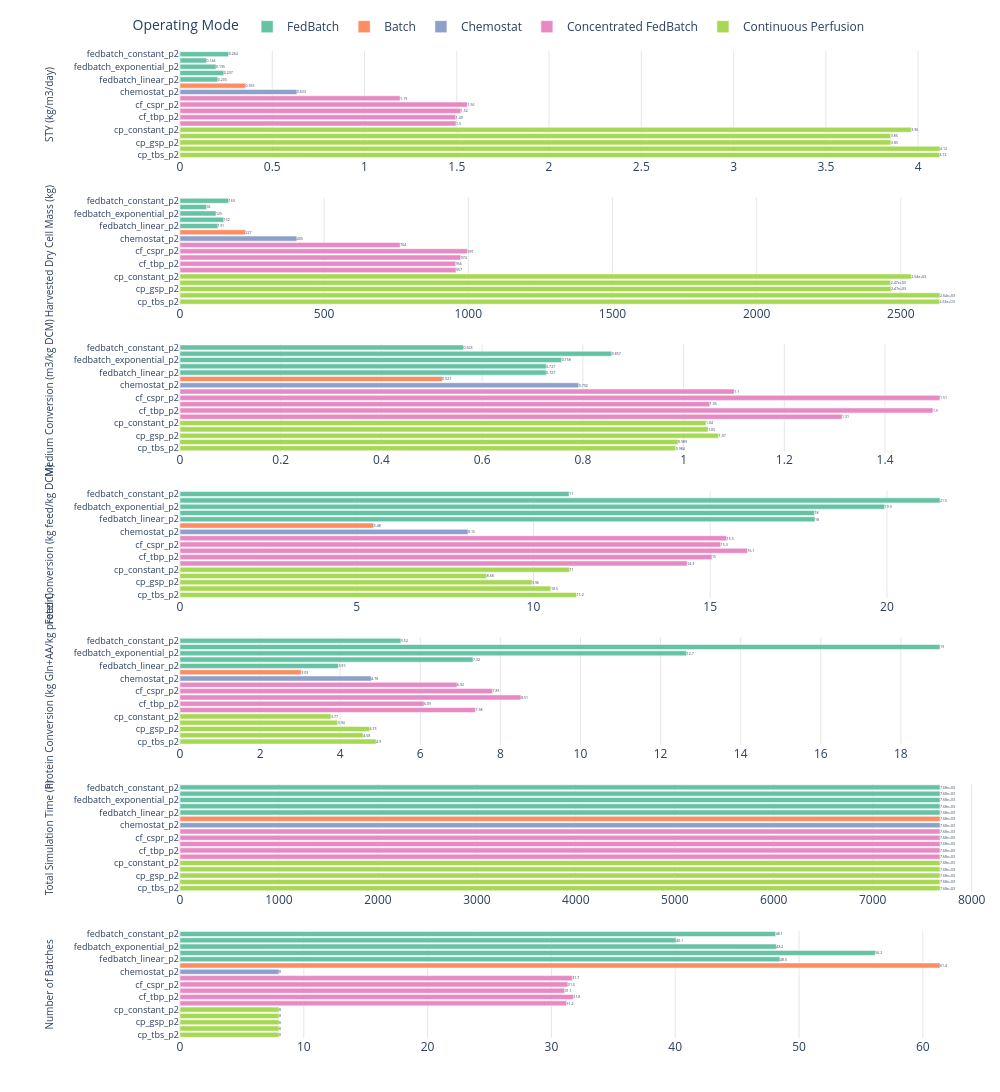

Notebook cell for this chart:
### Markdown cell above
### 4.2 Horizontal KPI bar charts

### Code cell
# Alternative horizontal orientation for better label readability (if labels are long)
import plotly.graph_objects as go
from plotly.subplots import make_subplots

if "plot_cols" not in globals() or not plot_cols:
    raise ValueError("No KPI columns available to plot.")

n_plots = len(plot_cols)
fig = make_subplots(
    rows=n_plots,
    cols=1,
    shared_xaxes=False,
    shared_yaxes=False,
    vertical_spacing=0.04,
)

for row, col in enumerate(plot_cols, start=1):
    for mode in mode_order:
        sub = plot_data_ordered.loc[plot_data_ordered["mode"] == mode, ["short_label", col]].copy()
        sub[col] = sub[col].astype(float)

        fig.add_trace(
            go.Bar(
                x=sub[col],
                y=sub["short_label"],
                orientation="h",
                name=mode,
                marker_color=mode_colors[mode],
                text=[f"{v:.3g}" for v in sub[col]],
                textposition="outside",
                cliponaxis=False,
                showlegend=(row == 1),
                hovertemplate=(
                    "<b>%{y}</b><br>"
                    + f"{KPI_LABELS_MAIN[col]}: "
                    + "%{x:.4g}<br>"
                    + f"Mode: {mode}<extra></extra>"
                ),
            ),
            row=row,
            col=1,
        )

    fig.update_xaxes(
        title_text="",
        row=row,
        col=1,
        showgrid=True,
        gridcolor="rgba(0,0,0,0.10)",
    )
    fig.update_yaxes(
        title_text=KPI_LABELS_MAIN[col],
        title_standoff=18,
        row=row,
        col=1,
        categoryorder="array",
        categoryarray=category_order_horizontal,
        automargin=True,
        tickfont=dict(size=9),
        title_font=dict(size=10),
    )

fig.update_layout(
    height=max(480, 200 * n_plots + 20 * len(plot_data_ordered)),
    width=1000,
    bargap=0.2,
    legend_title_text="Operating Mode",
    legend=dict(
        orientation="h",
        yanchor="bottom",
        y=1.01,
        xanchor="center",
        x=0.4,
    ),
    margin=dict(l=180, r=20, t=20, b=20),
    template="plotly_white",
)

fig.show()

### Figure 1 — Plotly figure (JSON) as saved in the notebook; plotly's stock layout.template omitted (floating-point values rounded to 4 significant figures)
{"data": [{"cliponaxis": false, "hovertemplate": "<b>%{y}</b><br>STY (kg/m3/day): %{x:.4g}<br>Mode: FedBatch<extra></extra>", "marker": {"color": "rgb(102,194,165)"}, "name": "FedBatch", "orientation": "h", "showlegend": true, "text": ["0.264", "0.144", "0.195", "0.237", "0.205"], "textposition": "outside", "type": "bar", "x": [0.2641, 0.1437, 0.1953, 0.2374, 0.2051], "xaxis": "x", "y": ["fedbatch_constant_p2", "fedbatch_csfr_p2", "fedbatch_exponential_p2", "fedbatch_gsp_p2", "fedbatch_linear_p2"], "yaxis": "y"}, {"cliponaxis": false, "hovertemplate": "<b>%{y}</b><br>STY (kg/m3/day): %{x:.4g}<br>Mode: Batch<extra></extra>", "marker": {"color": "rgb(252,141,98)"}, "name": "Batch", "orientation": "h", "showlegend": true, "text": ["0.355"], "textposition": "outside", "type": "bar", "x": [0.3553], "xaxis": "x", "y": ["batch_p2"], "yaxis": "y"}, {"cliponaxis": false, "hovertemplate": "<b>%{y}</b><br>STY (kg/m3/day): %{x:.4g}<br>Mode: Chemostat<extra></extra>", "marker": {"color": "rgb(141,160,203)"}, "name": "Chemostat", "orientation": "h", "showlegend": true, "text": ["0.633"], "textposition": "outside", "type": "bar", "x": [0.6333], "xaxis": "x", "y": ["chemostat_p2"], "yaxis": "y"}, {"cliponaxis": false, "hovertemplate": "<b>%{y}</b><br>STY (kg/m3/day): %{x:.4g}<br>Mode: Concentrated FedBatch<extra></extra>", "marker": {"color": "rgb(231,138,195)"}, "name": "Concentrated FedBatch", "orientation": "h", "showlegend": true, "text": ["1.19", "1.56", "1.52", "1.49", "1.5"], "textposition": "outside", "type": "bar", "x": [1.193, 1.558, 1.522, 1.494, 1.496], "xaxis": "x", "y": ["cf_constant_p2", "cf_cspr_p2", "cf_gsp_p2", "cf_tbp_p2", "cf_tbs_p2"], "yaxis": "y"}, {"cliponaxis": false, "hovertemplate": "<b>%{y}</b><br>STY (kg/m3/day): %{x:.4g}<br>Mode: Continuous Perfusion<extra></extra>", "marker": {"color": "rgb(166,216,84)"}, "name": "Continuous Perfusion", "orientation": "h", "showlegend": true, "text": ["3.96", "3.85", "3.85", "4.12", "4.12"], "textposition": "outside", "type": "bar", "x": [3.962, 3.852, 3.853, 4.119, 4.116], "xaxis": "x", "y": ["cp_constant_p2", "cp_cspr_p2", "cp_gsp_p2", "cp_tbp_p2", "cp_tbs_p2"], "yaxis": "y"}, {"cliponaxis": false, "hovertemplate": "<b>%{y}</b><br>Harvested Dry Cell Mass (kg): %{x:.4g}<br>Mode: FedBatch<extra></extra>", "marker": {"color": "rgb(102,194,165)"}, "name": "FedBatch", "orientation": "h", "showlegend": false, "text": ["169", "92", "125", "152", "131"], "textposition": "outside", "type": "bar", "x": [169.0, 91.98, 125.0, 151.9, 131.2], "xaxis": "x2", "y": ["fedbatch_constant_p2", "fedbatch_csfr_p2", "fedbatch_exponential_p2", "fedbatch_gsp_p2", "fedbatch_linear_p2"], "yaxis": "y2"}, {"cliponaxis": false, "hovertemplate": "<b>%{y}</b><br>Harvested Dry Cell Mass (kg): %{x:.4g}<br>Mode: Batch<extra></extra>", "marker": {"color": "rgb(252,141,98)"}, "name": "Batch", "orientation": "h", "showlegend": false, "text": ["227"], "textposition": "outside", "type": "bar", "x": [227.4], "xaxis": "x2", "y": ["batch_p2"], "yaxis": "y2"}, {"cliponaxis": false, "hovertemplate": "<b>%{y}</b><br>Harvested Dry Cell Mass (kg): %{x:.4g}<br>Mode: Chemostat<extra></extra>", "marker": {"color": "rgb(141,160,203)"}, "name": "Chemostat", "orientation": "h", "showlegend": false, "text": ["405"], "textposition": "outside", "type": "bar", "x": [405.3], "xaxis": "x2", "y": ["chemostat_p2"], "yaxis": "y2"}, {"cliponaxis": false, "hovertemplate": "<b>%{y}</b><br>Harvested Dry Cell Mass (kg): %{x:.4g}<br>Mode: Concentrated FedBatch<extra></extra>", "marker": {"color": "rgb(231,138,195)"}, "name": "Concentrated FedBatch", "orientation": "h", "showlegend": false, "text": ["764", "997", "974", "956", "957"], "textposition": "outside", "type": "bar", "x": [763.7, 997.0, 973.9, 956.4, 957.4], "xaxis": "x2", "y": ["cf_constant_p2", "cf_cspr_p2", "cf_gsp_p2", "cf_tbp_p2", "cf_tbs_p2"], "yaxis": "y2"}, {"cliponaxis": false, "hovertemplate": "<b>%{y}</b><br>Harvested Dry Cell Mass (kg): %{x:.4g}<br>Mode: Continuous Perfusion<extra></extra>", "marker": {"color": "rgb(166,216,84)"}, "name": "Continuous Perfusion", "orientation": "h", "showlegend": false, "text": ["2.54e+03", "2.47e+03", "2.47e+03", "2.64e+03", "2.63e+03"], "textposition": "outside", "type": "bar", "x": [2536.0, 2465.0, 2466.0, 2636.0, 2634.0], "xaxis": "x2", "y": ["cp_constant_p2", "cp_cspr_p2", "cp_gsp_p2", "cp_tbp_p2", "cp_tbs_p2"], "yaxis": "y2"}, {"cliponaxis": false, "hovertemplate": "<b>%{y}</b><br>Medium Conversion (m3/kg DCM): %{x:.4g}<br>Mode: FedBatch<extra></extra>", "marker": {"color": "rgb(102,194,165)"}, "name": "FedBatch", "orientation": "h", "showlegend": false, "text": ["0.563", "0.857", "0.758", "0.727", "0.727"], "textposition": "outside", "type": "bar", "x": [0.563, 0.8573, 0.7578, 0.727, 0.7272], "xaxis": "x3", "y": ["fedbatch_constant_p2", "fedbatch_csfr_p2", "fedbatch_exponential_p2", "fedbatch_gsp_p2", "fedbatch_linear_p2"], "yaxis": "y3"}, {"cliponaxis": false, "hovertemplate": "<b>%{y}</b><br>Medium Conversion (m3/kg DCM): %{x:.4g}<br>Mode: Batch<extra></extra>", "marker": {"color": "rgb(252,141,98)"}, "name": "Batch", "orientation": "h", "showlegend": false, "text": ["0.521"], "textposition": "outside", "type": "bar", "x": [0.521], "xaxis": "x3", "y": ["batch_p2"], "yaxis": "y3"}, {"cliponaxis": false, "hovertemplate": "<b>%{y}</b><br>Medium Conversion (m3/kg DCM): %{x:.4g}<br>Mode: Chemostat<extra></extra>", "marker": {"color": "rgb(141,160,203)"}, "name": "Chemostat", "orientation": "h", "showlegend": false, "text": ["0.792"], "textposition": "outside", "type": "bar", "x": [0.7918], "xaxis": "x3", "y": ["chemostat_p2"], "yaxis": "y3"}, {"cliponaxis": false, "hovertemplate": "<b>%{y}</b><br>Medium Conversion (m3/kg DCM): %{x:.4g}<br>Mode: Concentrated FedBatch<extra></extra>", "marker": {"color": "rgb(231,138,195)"}, "name": "Concentrated FedBatch", "orientation": "h", "showlegend": false, "text": ["1.1", "1.51", "1.05", "1.5", "1.31"], "textposition": "outside", "type": "bar", "x": [1.101, 1.509, 1.052, 1.495, 1.315], "xaxis": "x3", "y": ["cf_constant_p2", "cf_cspr_p2", "cf_gsp_p2", "cf_tbp_p2", "cf_tbs_p2"], "yaxis": "y3"}, {"cliponaxis": false, "hovertemplate": "<b>%{y}</b><br>Medium Conversion (m3/kg DCM): %{x:.4g}<br>Mode: Continuous Perfusion<extra></extra>", "marker": {"color": "rgb(166,216,84)"}, "name": "Continuous Perfusion", "orientation": "h", "showlegend": false, "text": ["1.04", "1.05", "1.07", "0.989", "0.984"], "textposition": "outside", "type": "bar", "x": [1.045, 1.049, 1.07, 0.989, 0.9842], "xaxis": "x3", "y": ["cp_constant_p2", "cp_cspr_p2", "cp_gsp_p2", "cp_tbp_p2", "cp_tbs_p2"], "yaxis": "y3"}, {"cliponaxis": false, "hovertemplate": "<b>%{y}</b><br>Feed Conversion (kg feed/kg DCM): %{x:.4g}<br>Mode: FedBatch<extra></extra>", "marker": {"color": "rgb(102,194,165)"}, "name": "FedBatch", "orientation": "h", "showlegend": false, "text": ["11", "21.5", "19.9", "18", "18"], "textposition": "outside", "type": "bar", "x": [11.01, 21.5, 19.94, 17.95, 17.97], "xaxis": "x4", "y": ["fedbatch_constant_p2", "fedbatch_csfr_p2", "fedbatch_exponential_p2", "fedbatch_gsp_p2", "fedbatch_linear_p2"], "yaxis": "y4"}, {"cliponaxis": false, "hovertemplate": "<b>%{y}</b><br>Feed Conversion (kg feed/kg DCM): %{x:.4g}<br>Mode: Batch<extra></extra>", "marker": {"color": "rgb(252,141,98)"}, "name": "Batch", "orientation": "h", "showlegend": false, "text": ["5.48"], "textposition": "outside", "type": "bar", "x": [5.48], "xaxis": "x4", "y": ["batch_p2"], "yaxis": "y4"}, {"cliponaxis": false, "hovertemplate": "<b>%{y}</b><br>Feed Conversion (kg feed/kg DCM): %{x:.4g}<br>Mode: Chemostat<extra></extra>", "marker": {"color": "rgb(141,160,203)"}, "name": "Chemostat", "orientation": "h", "showlegend": false, "text": ["8.15"], "textposition": "outside", "type": "bar", "x": [8.147], "xaxis": "x4", "y": ["chemostat_p2"], "yaxis": "y4"}, {"cliponaxis": false, "hovertemplate": "<b>%{y}</b><br>Feed Conversion (kg feed/kg DCM): %{x:.4g}<br>Mode: Concentrated FedBatch<extra></extra>", "marker": {"color": "rgb(231,138,195)"}, "name": "Concentrated FedBatch", "orientation": "h", "showlegend": false, "text": ["15.5", "15.3", "16.1", "15", "14.3"], "textposition": "outside", "type": "bar", "x": [15.47, 15.3, 16.05, 15.05, 14.35], "xaxis": "x4", "y": ["cf_constant_p2", "cf_cspr_p2", "cf_gsp_p2", "cf_tbp_p2", "cf_tbs_p2"], "yaxis": "y4"}, {"cliponaxis": false, "hovertemplate": "<b>%{y}</b><br>Feed Conversion (kg feed/kg DCM): %{x:.4g}<br>Mode: Continuous Perfusion<extra></extra>", "marker": {"color": "rgb(166,216,84)"}, "name": "Continuous Perfusion", "orientation": "h", "showlegend": false, "text": ["11", "8.68", "9.96", "10.5", "11.2"], "textposition": "outside", "type": "bar", "x": [11.03, 8.677, 9.959, 10.49, 11.22], "xaxis": "x4", "y": ["cp_constant_p2", "cp_cspr_p2", "cp_gsp_p2", "cp_tbp_p2", "cp_tbs_p2"], "yaxis": "y4"}, {"cliponaxis": false, "hovertemplate": "<b>%{y}</b><br>Protein Conversion (kg Gln+AA/kg protein): %{x:.4g}<br>Mode: FedBatch<extra></extra>", "marker": {"color": "rgb(102,194,165)"}, "name": "FedBatch", "orientation": "h", "showlegend": false, "text": ["5.52", "19", "12.7", "7.32", "3.95"], "textposition": "outside", "type": "bar", "x": [5.516, 18.98, 12.65, 7.316, 3.955], "xaxis": "x5", "y": ["fedbatch_constant_p2", "fedbatch_csfr_p2", "fedbatch_exponential_p2", "fedbatch_gsp_p2", "fedbatch_linear_p2"], "yaxis": "y5"}, {"cliponaxis": false, "hovertemplate": "<b>%{y}</b><br>Protein Conversion (kg Gln+AA/kg protein): %{x:.4g}<br>Mode: Batch<extra></extra>", "marker": {"color": "rgb(252,141,98)"}, "name": "Batch", "orientation": "h", "showlegend": false, "text": ["3.03"], "textposition": "outside", "type": "bar", "x": [3.026], "xaxis": "x5", "y": ["batch_p2"], "yaxis": "y5"}, {"cliponaxis": false, "hovertemplate": "<b>%{y}</b><br>Protein Conversion (kg Gln+AA/kg protein): %{x:.4g}<br>Mode: Chemostat<extra></extra>", "marker": {"color": "rgb(141,160,203)"}, "name": "Chemostat", "orientation": "h", "showlegend": false, "text": ["4.78"], "textposition": "outside", "type": "bar", "x": [4.777], "xaxis": "x5", "y": ["chemostat_p2"], "yaxis": "y5"}, {"cliponaxis": false, "hovertemplate": "<b>%{y}</b><br>Protein Conversion (kg Gln+AA/kg protein): %{x:.4g}<br>Mode: Concentrated FedBatch<extra></extra>", "marker": {"color": "rgb(231,138,195)"}, "name": "Concentrated FedBatch", "orientation": "h", "showlegend": false, "text": ["6.92", "7.81", "8.51", "6.09", "7.38"], "textposition": "outside", "type": "bar", "x": [6.919, 7.806, 8.514, 6.094, 7.377], "xaxis": "x5", "y": ["cf_constant_p2", "cf_cspr_p2", "cf_gsp_p2", "cf_tbp_p2", "cf_tbs_p2"], "yaxis": "y5"}, {"cliponaxis": false, "hovertemplate": "<b>%{y}</b><br>Protein Conversion (kg Gln+AA/kg protein): %{x:.4g}<br>Mode: Continuous Perfusion<extra></extra>", "marker": {"color": "rgb(166,216,84)"}, "name": "Continuous Perfusion", "orientation": "h", "showlegend": false, "text": ["3.77", "3.94", "4.73", "4.58", "4.9"], "textposition": "outside", "type": "bar", "x": [3.77, 3.937, 4.734, 4.575, 4.897], "xaxis": "x5", "y": ["cp_constant_p2", "cp_cspr_p2", "cp_gsp_p2", "cp_tbp_p2", "cp_tbs_p2"], "yaxis": "y5"}, {"cliponaxis": false, "hovertemplate": "<b>%{y}</b><br>Total Simulation Time (h): %{x:.4g}<br>Mode: FedBatch<extra></extra>", "marker": {"color": "rgb(102,194,165)"}, "name": "FedBatch", "orientation": "h", "showlegend": false, "text": ["7.68e+03", "7.68e+03", "7.68e+03", "7.68e+03", "7.68e+03"], "textposition": "outside", "type": "bar", "x": [7680.0, 7680.0, 7680.0, 7680.0, 7680.0], "xaxis": "x6", "y": ["fedbatch_constant_p2", "fedbatch_csfr_p2", "fedbatch_exponential_p2", "fedbatch_gsp_p2", "fedbatch_linear_p2"], "yaxis": "y6"}, {"cliponaxis": false, "hovertemplate": "<b>%{y}</b><br>Total Simulation Time (h): %{x:.4g}<br>Mode: Batch<extra></extra>", "marker": {"color": "rgb(252,141,98)"}, "name": "Batch", "orientation": "h", "showlegend": false, "text": ["7.68e+03"], "textposition": "outside", "type": "bar", "x": [7680.0], "xaxis": "x6", "y": ["batch_p2"], "yaxis": "y6"}, {"cliponaxis": false, "hovertemplate": "<b>%{y}</b><br>Total Simulation Time (h): %{x:.4g}<br>Mode: Chemostat<extra></extra>", "marker": {"color": "rgb(141,160,203)"}, "name": "Chemostat", "orientation": "h", "showlegend": false, "text": ["7.68e+03"], "textposition": "outside", "type": "bar", "x": [7680.0], "xaxis": "x6", "y": ["chemostat_p2"], "yaxis": "y6"}, {"cliponaxis": false, "hovertemplate": "<b>%{y}</b><br>Total Simulation Time (h): %{x:.4g}<br>Mode: Concentrated FedBatch<extra></extra>", "marker": {"color": "rgb(231,138,195)"}, "name": "Concentrated FedBatch", "orientation": "h", "showlegend": false, "text": ["7.68e+03", "7.68e+03", "7.68e+03", "7.68e+03", "7.68e+03"], "textposition": "outside", "type": "bar", "x": [7680.0, 7680.0, 7680.0, 7680.0, 7680.0], "xaxis": "x6", "y": ["cf_constant_p2", "cf_cspr_p2", "cf_gsp_p2", "cf_tbp_p2", "cf_tbs_p2"], "yaxis": "y6"}, {"cliponaxis": false, "hovertemplate": "<b>%{y}</b><br>Total Simulation Time (h): %{x:.4g}<br>Mode: Continuous Perfusion<extra></extra>", "marker": {"color": "rgb(166,216,84)"}, "name": "Continuous Perfusion", "orientation": "h", "showlegend": false, "text": ["7.68e+03", "7.68e+03", "7.68e+03", "7.68e+03", "7.68e+03"], "textposition": "outside", "type": "bar", "x": [7680.0, 7680.0, 7680.0, 7680.0, 7680.0], "xaxis": "x6", "y": ["cp_constant_p2", "cp_cspr_p2", "cp_gsp_p2", "cp_tbp_p2", "cp_tbs_p2"], "yaxis": "y6"}, {"cliponaxis": false, "hovertemplate": "<b>%{y}</b><br>Number of Batches: %{x:.4g}<br>Mode: FedBatch<extra></extra>", "marker": {"color": "rgb(102,194,165)"}, "name": "FedBatch", "orientation": "h", "showlegend": false, "text": ["48.1", "40.1", "48.2", "56.2", "48.5"], "textposition": "outside", "type": "bar", "x": [48.11, 40.08, 48.17, 56.16, 48.46], "xaxis": "x7", "y": ["fedbatch_constant_p2", "fedbatch_csfr_p2", "fedbatch_exponential_p2", "fedbatch_gsp_p2", "fedbatch_linear_p2"], "yaxis": "y7"}, {"cliponaxis": false, "hovertemplate": "<b>%{y}</b><br>Number of Batches: %{x:.4g}<br>Mode: Batch<extra></extra>", "marker": {"color": "rgb(252,141,98)"}, "name": "Batch", "orientation": "h", "showlegend": false, "text": ["61.4"], "textposition": "outside", "type": "bar", "x": [61.39], "xaxis": "x7", "y": ["batch_p2"], "yaxis": "y7"}, {"cliponaxis": false, "hovertemplate": "<b>%{y}</b><br>Number of Batches: %{x:.4g}<br>Mode: Chemostat<extra></extra>", "marker": {"color": "rgb(141,160,203)"}, "name": "Chemostat", "orientation": "h", "showlegend": false, "text": ["8"], "textposition": "outside", "type": "bar", "x": [8.0], "xaxis": "x7", "y": ["chemostat_p2"], "yaxis": "y7"}, {"cliponaxis": false, "hovertemplate": "<b>%{y}</b><br>Number of Batches: %{x:.4g}<br>Mode: Concentrated FedBatch<extra></extra>", "marker": {"color": "rgb(231,138,195)"}, "name": "Concentrated FedBatch", "orientation": "h", "showlegend": false, "text": ["31.7", "31.3", "31.1", "31.8", "31.2"], "textposition": "outside", "type": "bar", "x": [31.69, 31.33, 31.08, 31.77, 31.23], "xaxis": "x7", "y": ["cf_constant_p2", "cf_cspr_p2", "cf_gsp_p2", "cf_tbp_p2", "cf_tbs_p2"], "yaxis": "y7"}, {"cliponaxis": false, "hovertemplate": "<b>%{y}</b><br>Number of Batches: %{x:.4g}<br>Mode: Continuous Perfusion<extra></extra>", "marker": {"color": "rgb(166,216,84)"}, "name": "Continuous Perfusion", "orientation": "h", "showlegend": false, "text": ["8", "8", "8", "8", "8"], "textposition": "outside", "type": "bar", "x": [8.0, 8.0, 8.0, 8.0, 8.0], "xaxis": "x7", "y": ["cp_constant_p2", "cp_cspr_p2", "cp_gsp_p2", "cp_tbp_p2", "cp_tbs_p2"], "yaxis": "y7"}], "layout": {"bargap": 0.2, "height": 1740, "legend": {"orientation": "h", "title": {"text": "Operating Mode"}, "x": 0.4, "xanchor": "center", "y": 1.01, "yanchor": "bottom"}, "margin": {"b": 20, "l": 180, "r": 20, "t": 20}, "width": 1000, "xaxis": {"anchor": "y", "domain": [0, 1], "gridcolor": "rgba(0,0,0,0.10)", "showgrid": true, "title": {"text": ""}}, "xaxis2": {"anchor": "y2", "domain": [0, 1], "gridcolor": "rgba(0,0,0,0.10)", "showgrid": true, "title": {"text": ""}}, "xaxis3": {"anchor": "y3", "domain": [0, 1], "gridcolor": "rgba(0,0,0,0.10)", "showgrid": true, "title": {"text": ""}}, "xaxis4": {"anchor": "y4", "domain": [0, 1], "gridcolor": "rgba(0,0,0,0.10)", "showgrid": true, "title": {"text": ""}}, "xaxis5": {"anchor": "y5", "domain": [0, 1], "gridcolor": "rgba(0,0,0,0.10)", "showgrid": true, "title": {"text": ""}}, "xaxis6": {"anchor": "y6", "domain": [0, 1], "gridcolor": "rgba(0,0,0,0.10)", "showgrid": true, "title": {"text": ""}}, "xaxis7": {"anchor": "y7", "domain": [0, 1], "gridcolor": "rgba(0,0,0,0.10)", "showgrid": true, "title": {"text": ""}}, "yaxis": {"anchor": "x", "automargin": true, "categoryarray": ["cp_tbs_p2", "cp_tbp_p2", "cp_gsp_p2", "cp_cspr_p2", "cp_constant_p2", "cf_tbs_p2", "cf_tbp_p2", "cf_gsp_p2", "cf_cspr_p2", "cf_constant_p2", "chemostat_p2", "batch_p2", "fedbatch_linear_p2", "fedbatch_gsp_p2", "fedbatch_exponential_p2", "fedbatch_csfr_p2", "fedbatch_constant_p2"], "categoryorder": "array", "domain": [0.8914, 1], "tickfont": {"size": 9}, "title": {"font": {"size": 10}, "standoff": 18, "text": "STY (kg/m3/day)"}}, "yaxis2": {"anchor": "x2", "automargin": true, "categoryarray": ["cp_tbs_p2", "cp_tbp_p2", "cp_gsp_p2", "cp_cspr_p2", "cp_constant_p2", "cf_tbs_p2", "cf_tbp_p2", "cf_gsp_p2", "cf_cspr_p2", "cf_constant_p2", "chemostat_p2", "batch_p2", "fedbatch_linear_p2", "fedbatch_gsp_p2", "fedbatch_exponential_p2", "fedbatch_csfr_p2", "fedbatch_constant_p2"], "categoryorder": "array", "domain": [0.7429, 0.8514], "tickfont": {"size": 9}, "title": {"font": {"size": 10}, "standoff": 18, "text": "Harvested Dry Cell Mass (kg)"}}, "yaxis3": {"anchor": "x3", "automargin": true, "categoryarray": ["cp_tbs_p2", "cp_tbp_p2", "cp_gsp_p2", "cp_cspr_p2", "cp_constant_p2", "cf_tbs_p2", "cf_tbp_p2", "cf_gsp_p2", "cf_cspr_p2", "cf_constant_p2", "chemostat_p2", "batch_p2", "fedbatch_linear_p2", "fedbatch_gsp_p2", "fedbatch_exponential_p2", "fedbatch_csfr_p2", "fedbatch_constant_p2"], "categoryorder": "array", "domain": [0.5943, 0.7029], "tickfont": {"size": 9}, "title": {"font": {"size": 10}, "standoff": 18, "text": "Medium Conversion (m3/kg DCM)"}}, "yaxis4": {"anchor": "x4", "automargin": true, "categoryarray": ["cp_tbs_p2", "cp_tbp_p2", "cp_gsp_p2", "cp_cspr_p2", "cp_constant_p2", "cf_tbs_p2", "cf_tbp_p2", "cf_gsp_p2", "cf_cspr_p2", "cf_constant_p2", "chemostat_p2", "batch_p2", "fedbatch_linear_p2", "fedbatch_gsp_p2", "fedbatch_exponential_p2", "fedbatch_csfr_p2", "fedbatch_constant_p2"], "categoryorder": "array", "domain": [0.4457, 0.5543], "tickfont": {"size": 9}, "title": {"font": {"size": 10}, "standoff": 18, "text": "Feed Conversion (kg feed/kg DCM)"}}, "yaxis5": {"anchor": "x5", "automargin": true, "categoryarray": ["cp_tbs_p2", "cp_tbp_p2", "cp_gsp_p2", "cp_cspr_p2", "cp_constant_p2", "cf_tbs_p2", "cf_tbp_p2", "cf_gsp_p2", "cf_cspr_p2", "cf_constant_p2", "chemostat_p2", "batch_p2", "fedbatch_linear_p2", "fedbatch_gsp_p2", "fedbatch_exponential_p2", "fedbatch_csfr_p2", "fedbatch_constant_p2"], "categoryorder": "array", "domain": [0.2971, 0.4057], "tickfont": {"size": 9}, "title": {"font": {"size": 10}, "standoff": 18, "text": "Protein Conversion (kg Gln+AA/kg protein)"}}, "yaxis6": {"anchor": "x6", "automargin": true, "categoryarray": ["cp_tbs_p2", "cp_tbp_p2", "cp_gsp_p2", "cp_cspr_p2", "cp_constant_p2", "cf_tbs_p2", "cf_tbp_p2", "cf_gsp_p2", "cf_cspr_p2", "cf_constant_p2", "chemostat_p2", "batch_p2", "fedbatch_linear_p2", "fedbatch_gsp_p2", "fedbatch_exponential_p2", "fedbatch_csfr_p2", "fedbatch_constant_p2"], "categoryorder": "array", "domain": [0.1486, 0.2571], "tickfont": {"size": 9}, "title": {"font": {"size": 10}, "standoff": 18, "text": "Total Simulation Time (h)"}}, "yaxis7": {"anchor": "x7", "automargin": true, "categoryarray": ["cp_tbs_p2", "cp_tbp_p2", "cp_gsp_p2", "cp_cspr_p2", "cp_constant_p2", "cf_tbs_p2", "cf_tbp_p2", "cf_gsp_p2", "cf_cspr_p2", "cf_constant_p2", "chemostat_p2", "batch_p2", "fedbatch_linear_p2", "fedbatch_gsp_p2", "fedbatch_exponential_p2", "fedbatch_csfr_p2", "fedbatch_constant_p2"], "categoryorder": "array", "domain": [0, 0.1086], "tickfont": {"size": 9}, "title": {"font": {"size": 10}, "standoff": 18, "text": "Number of Batches"}}}}
